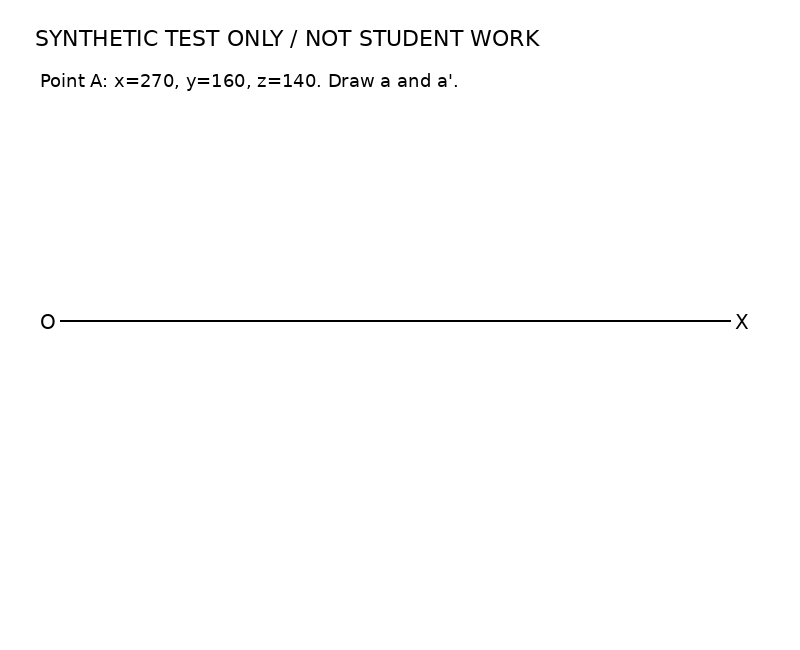
#> input picture sample_data/question.png, 800 x 650 px
$ python -i pipeline.py   (imports and definitions only)   (older library calls are emulated)
#> lines starting #> are read from the running program, lines starting #| are printed output that depends on the picture; after the words box and inside, x2 and y2 are one past the last pixel; in counts of white or black regions, pixels touching at a corner belong together
#> further down, picture is the input picture: shape (650, 800, 3); min 0, max 255, mean 252.4
"""Conservative, non-generative image transforms; RGB arrays throughout."""
import warnings
from dataclasses import dataclass
from hashlib import sha256
from io import BytesIO
from typing import Literal

import cv2
import numpy as np
from PIL import Image, ImageOps, UnidentifiedImageError
from pydantic import Field

from src.schemas.models import ImageQuality, StrictModel

Role = Literal["question", "reference", "student"]
MAX_UPLOAD_BYTES = 20 * 1024 * 1024
MAX_PIXELS = 24_000_000


class ImageInputError(ValueError):
    pass


# [11 lines that did not run here, left out]


# [16 lines that did not run here, left out]


def decode_image(data: bytes) -> tuple[np.ndarray, bool]:
    if not data or len(data) > MAX_UPLOAD_BYTES:
        raise ImageInputError("图片为空或超过 20 MiB")
    try:
        with warnings.catch_warnings():
            warnings.simplefilter("error", Image.DecompressionBombWarning)
            with Image.open(BytesIO(data)) as im:
                if im.format not in {"PNG", "JPEG"}:
                    raise ImageInputError("仅支持真实的 JPG/JPEG/PNG 图片")
                if im.width * im.height > MAX_PIXELS or min(im.size) < 32:
                    raise ImageInputError("图片尺寸必须至少 32×32，且不超过 2400 万像素")
                orientation = im.getexif().get(274, 1)
                oriented = ImageOps.exif_transpose(im).convert("RGBA")
                white = Image.new("RGBA", oriented.size, "white")
                white.alpha_composite(oriented)
                return np.array(white.convert("RGB")), orientation != 1
    except (UnidentifiedImageError, OSError, ValueError, Image.DecompressionBombWarning, Image.DecompressionBombError) as exc:
        raise ImageInputError(f"图片解码失败：{type(exc).__name__}") from exc


def order_quad(points):
    pts = np.asarray(points, np.float32).reshape(4, 2)
    center = pts.mean(axis=0)
    pts = pts[np.argsort(np.arctan2(pts[:, 1] - center[1], pts[:, 0] - center[0]))]
    return np.roll(pts, -np.argmin(pts.sum(axis=1)), axis=0)


def validate_quad(points, shape):
    pts = order_quad(points)
    h, w = shape[:2]
    if not np.isfinite(pts).all() or (pts < 0).any() or (pts[:, 0] >= w).any() or (pts[:, 1] >= h).any():
        raise ValueError("四角坐标越界")
    if not cv2.isContourConvex(pts.astype(np.int32)) or abs(cv2.contourArea(pts)) < 0.05 * h * w:
        raise ValueError("四角不构成足够大的凸四边形")
    if np.min(np.linalg.norm(pts - np.roll(pts, 1, axis=0), axis=1)) < 25:
        raise ValueError("四边形边长过短")
    return pts


def warp_quad(rgb, points):
    tl, tr, br, bl = validate_quad(points, rgb.shape)
    w = round(max(np.linalg.norm(tr - tl), np.linalg.norm(br - bl)))
    h = round(max(np.linalg.norm(bl - tl), np.linalg.norm(br - tr)))
    dest = np.array([[0, 0], [w - 1, 0], [w - 1, h - 1], [0, h - 1]], np.float32)
    transform = cv2.getPerspectiveTransform(np.array([tl, tr, br, bl]), dest)
    return cv2.warpPerspective(rgb, transform, (w, h), flags=cv2.INTER_CUBIC, borderValue=(255, 255, 255))


def detect_paper(rgb):
    """Require a large convex border, bright interior and supporting contrast.

    No content bounding-box crop: a small drawing rectangle is never sufficient.
    """
    h, w = rgb.shape[:2]
#> h = 650; w = 800
    scale = min(1.0, 1200 / max(h, w))
#> scale = 1
    small = cv2.resize(rgb, None, fx=scale, fy=scale, interpolation=cv2.INTER_AREA)
    gray = cv2.cvtColor(small, cv2.COLOR_RGB2GRAY)
    edges = cv2.Canny(cv2.GaussianBlur(gray, (5, 5), 0), 35, 110)
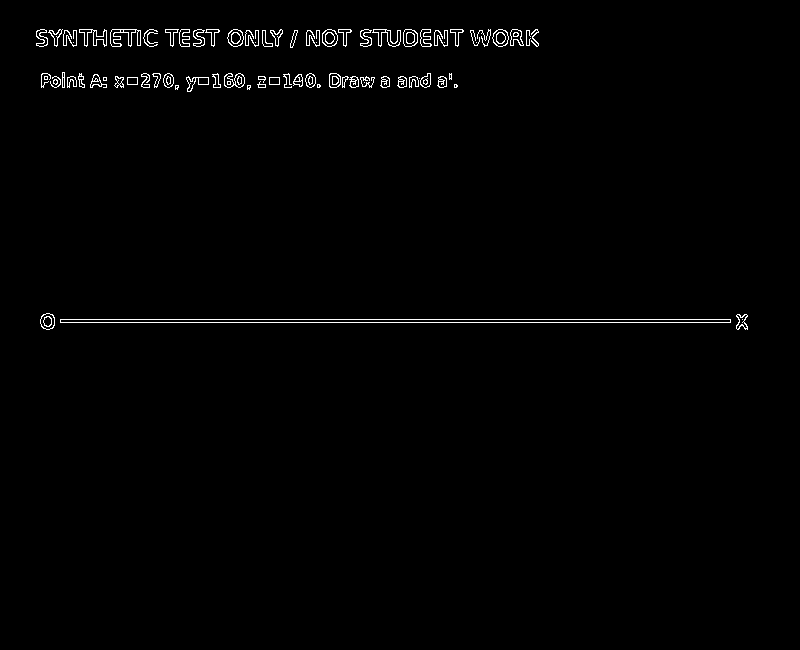
#> edges: shape (650, 800); 1.1% white in thin lines or dots, all inside (x1, y1, x2, y2) = (36, 29, 748, 330)
    contours, _ = cv2.findContours(edges, cv2.RETR_LIST, cv2.CHAIN_APPROX_SIMPLE)
#> contours = 180 contours, 61 with area under 20; largest, box (x1, y1, x2, y2) and area: (60, 319, 731, 323) 2010, (60, 319, 731, 323) 2008, (110, 29, 141, 47) 246, (492, 29, 509, 47) 213, (227, 29, 244, 47) 213
    for contour in sorted(contours, key=cv2.contourArea, reverse=True)[:30]:
        quad = cv2.approxPolyDP(contour, 0.02 * cv2.arcLength(contour, True), True)
        if len(quad) != 4 or not cv2.isContourConvex(quad):
            continue
        ratio = abs(cv2.contourArea(quad)) / gray.size
        if not 0.42 <= ratio <= 0.985:
            continue
        mask = np.zeros_like(gray)
        cv2.fillConvexPoly(mask, quad.reshape(4, 2), 255)
        # Erode only the detection mask; never erode drawing pixels.
        inside = cv2.erode(mask, np.ones((7, 7), np.uint8)) > 0
        outside = cv2.dilate(mask, np.ones((15, 15), np.uint8)) == 0
        if not outside.any() or gray[inside].mean() < 130:
            continue
        if gray[inside].mean() - gray[outside].mean() < 15:
            continue
        pts = order_quad(quad.reshape(4, 2) / scale)
        try:
            return validate_quad(pts, rgb.shape), None
        except ValueError:
            continue
#> this loop made 30 passes
#> (contour, quad) on pass 1: ([[60, 319], [60, 322], [730, 322], [730, 319]], [[60, 319], [730, 322]])
#> quad on pass 2: [[60, 320], [730, 321]]
    return None, "未发现同时满足面积、凸性和内外亮度差的可靠纸张外框；保留原图，可手动裁切/选四角"


# [121 lines left out: functions deskew, enhance, process_image, png_bytes, not called in this run]

>>> import cv2
>>> picture = cv2.cvtColor(cv2.imread('../../sample_data/question.png'), cv2.COLOR_BGR2RGB)
>>> result = detect_paper(picture)

$ run again, on sample_data/reference.png
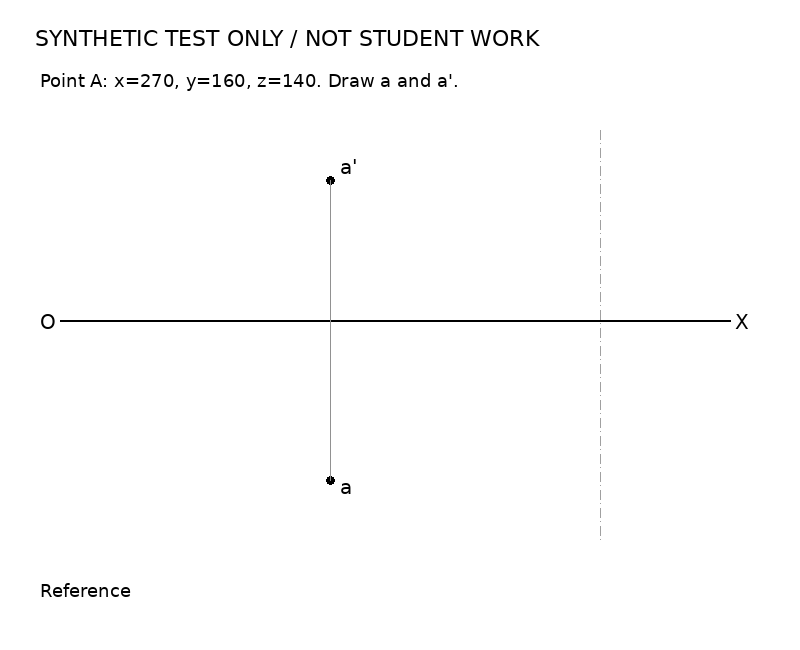
#> input picture sample_data/reference.png, 800 x 650 px
#> picture is the input picture: shape (650, 800, 3); min 0, max 255, mean 252
#> in detect_paper, `edges = cv2.Canny(cv2.GaussianBlur(gray, (5, 5), 0), 35, 110)`:
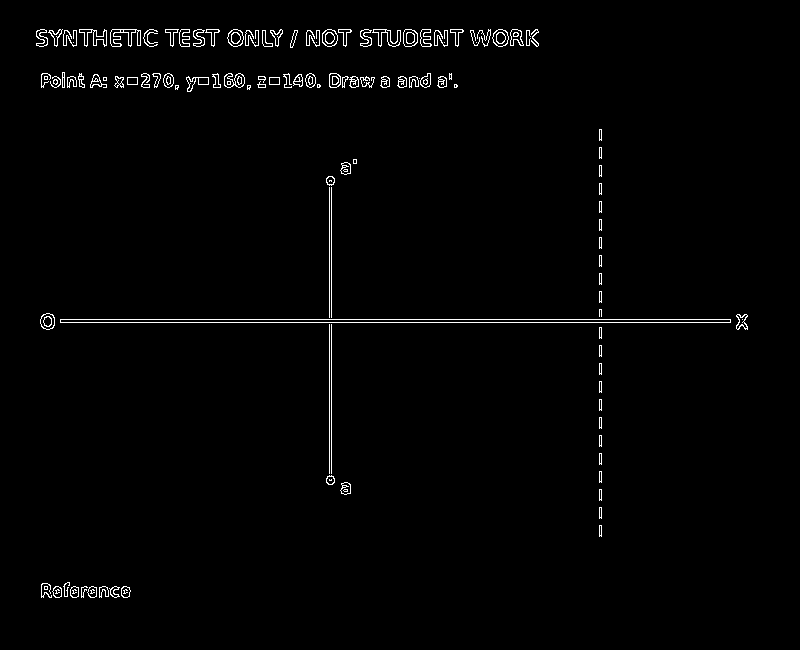
#> edges: shape (650, 800); 1.4% white in thin lines or dots, all inside (x1, y1, x2, y2) = (36, 29, 748, 598)
#> contours = 268 contours, 107 with area under 20; largest, box (x1, y1, x2, y2) and area: (60, 319, 731, 323) 2010, (60, 319, 731, 323) 2008, (110, 29, 141, 47) 246, (492, 29, 509, 47) 213, (227, 29, 244, 47) 213
#> the loop in detect_paper, `for contour in sorted(contours, key=cv2.contourArea, reverse=True)[:30]:` made 30 passes
#> (contour, quad) on pass 1: ([[60, 319], [60, 322], [730, 322], [730, 319]], [[60, 319], [730, 322]])

$ run again, on sample_data/student.png
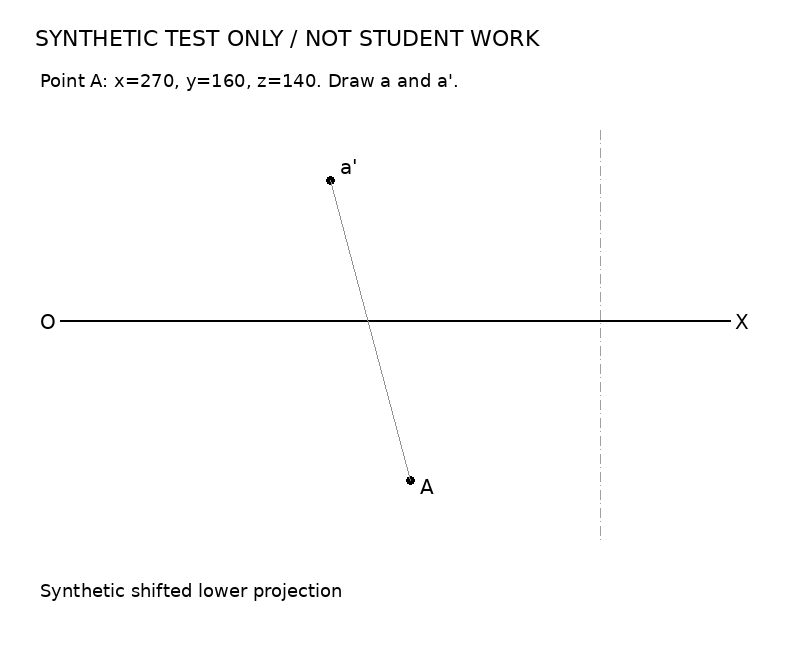
#> input picture sample_data/student.png, 800 x 650 px
#> picture is the input picture: shape (650, 800, 3); min 0, max 255, mean 251.6
#> in detect_paper, `edges = cv2.Canny(cv2.GaussianBlur(gray, (5, 5), 0), 35, 110)`:
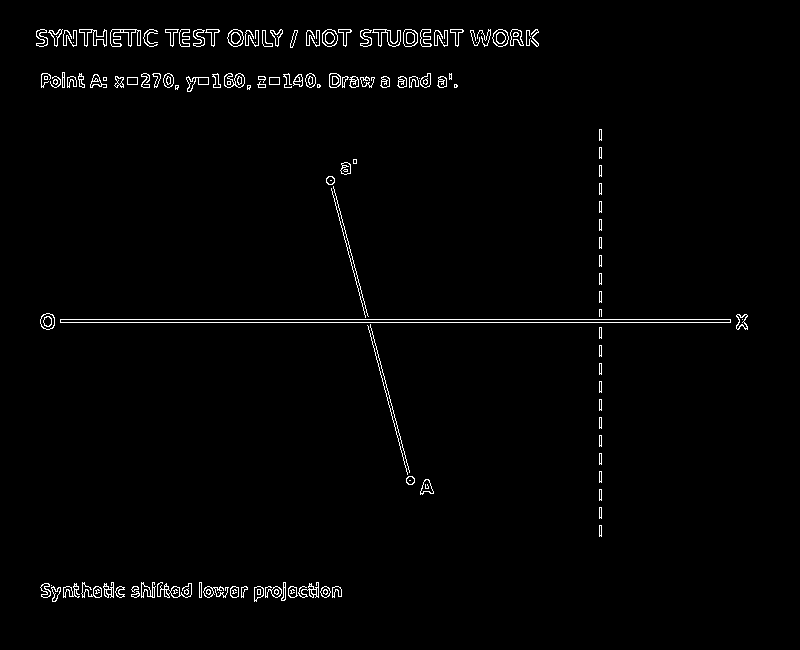
#> edges: shape (650, 800); 1.6% white in thin lines or dots, all inside (x1, y1, x2, y2) = (36, 29, 748, 602)
#> contours = 319 contours, 130 with area under 20; largest, box (x1, y1, x2, y2) and area: (60, 319, 731, 323) 2010, (60, 319, 731, 323) 2008, (110, 29, 141, 47) 246, (492, 29, 509, 47) 213, (227, 29, 244, 47) 213
#> the loop in detect_paper, `for contour in sorted(contours, key=cv2.contourArea, reverse=True)[:30]:` made 30 passes
#> (contour, quad) on pass 1: ([[60, 319], [60, 322], [730, 322], [730, 319]], [[60, 319], [730, 322]])
